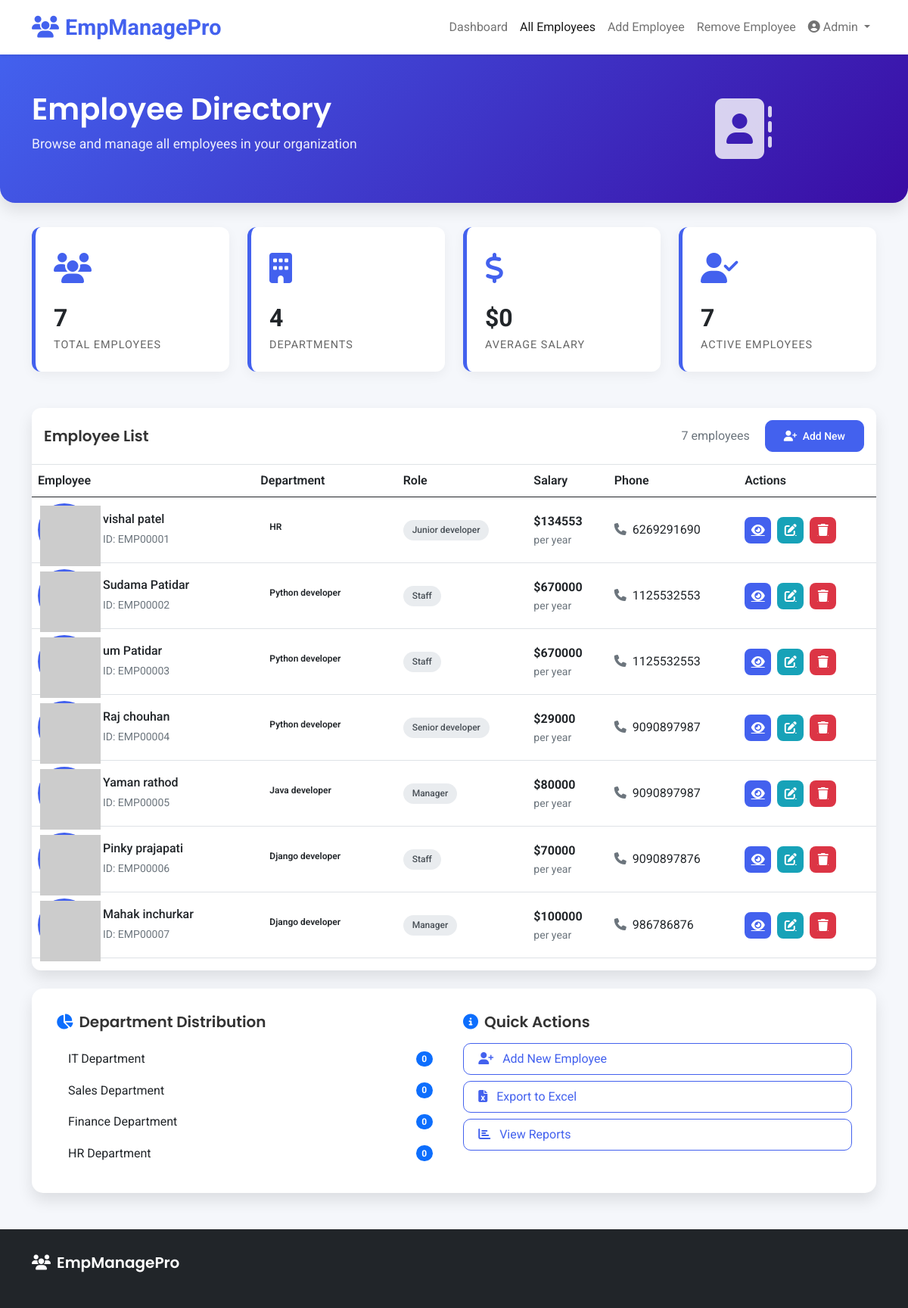
The app's page /all_emp with its own data.
### emp_app/models.py (models this page shows, shortened)
class Employee(models.Model):
    first_name = models.CharField(max_length=100, null=False)
    last_name = models.CharField(max_length=100)
    dept = models.ForeignKey(Department, on_delete=models.CASCADE)
    salary = models.IntegerField(default=0)
    bonus = models.IntegerField(default=0)
    role = models.ForeignKey(Role, on_delete=models.CASCADE)
    phone = models.IntegerField(default=0)
    hire_date = models.DateField()
    def __str__(self):
        return f"{self.first_name} {self.last_name} ({self.role})"

class Department(models.Model):
    name = models.CharField(max_length=100, null=False)
    location = models.CharField(max_length=100)

class Role(models.Model):
    name = models.CharField(max_length=100, null=False)
    def __str__(self):
        return self.name

### emp_app/views.py (the view)
def all_emp(request):
    emps = Employee.objects.all()
    context = {
        'emps': emps
    }
    print(context)
    return render(request, 'all_emp.html', context)

### emp_app/templates/all_emp.html (shortened to what this page needs)
<!DOCTYPE html>
<html lang="en">
<head>
    <link href="https://cdn.jsdelivr.net/npm/bootstrap@5.0.2/dist/css/bootstrap.min.css" rel="stylesheet">
    <link rel="stylesheet" href="https://cdnjs.cloudflare.com/ajax/libs/font-awesome/6.4.0/css/all.min.css">
</head>
<body>
    <nav class="navbar navbar-expand-lg navbar-light bg-white shadow-sm">
        <div class="container">
            <a class="navbar-brand" href="/">
                <i class="fas fa-users me-2"></i>EmpManagePro
            </a>
            <div class="collapse navbar-collapse" id="navbarNav">
                <ul class="navbar-nav ms-auto">
                    <li class="nav-item">
                        <a class="nav-link" href="/">Dashboard</a>
                    </li>
                    <li class="nav-item">
                        <a class="nav-link active" href="/all_emp">All Employees</a>
                    </li>
                    <li class="nav-item">
                        <a class="nav-link" href="/add_emp">Add Employee</a>
                    </li>
                    <li class="nav-item">
                        <a class="nav-link" href="/remove_emp">Remove Employee</a>
                    </li>
                    <li class="nav-item dropdown">
                        <a class="nav-link dropdown-toggle" href="#" id="navbarDropdown" role="button" data-bs-toggle="dropdown">
                            <i class="fas fa-user-circle me-1"></i>Admin
                        </a>
                    </li>
                </ul>
            </div>
        </div>
    </nav>
    <div class="main-header">
        <div class="container">
            <div class="row align-items-center">
                <div class="col-lg-8">
                    <h1 class="page-title">Employee Directory</h1>
                    <p class="page-subtitle">Browse and manage all employees in your organization</p>
                </div>
                <div class="col-lg-4 text-center">
                    <i class="fas fa-address-book fa-5x" style="opacity: 0.8;"></i>
                </div>
            </div>
        </div>
    </div>
    <div class="container">
        <div class="row mb-4">
            <div class="col-md-3">
                <div class="stats-card">
                    <div class="stats-icon">
                        <i class="fas fa-users"></i>
                    </div>
                    <div class="stats-number">{{ emps|length }}</div>
                    <div class="stats-label">Total Employees</div>
                </div>
            </div>
            <div class="col-md-3">
                <div class="stats-card">
                    <div class="stats-icon">
                        <i class="fas fa-building"></i>
                    </div>
                    <div class="stats-number">4</div>
                    <div class="stats-label">Departments</div>
                </div>
            </div>
            <div class="col-md-3">
                <div class="stats-card">
                    <div class="stats-icon">
                        <i class="fas fa-dollar-sign"></i>
                    </div>
                    <div class="stats-number">${{ avg_salary|default:"0" }}</div>
                    <div class="stats-label">Average Salary</div>
                </div>
            </div>
            <div class="col-md-3">
                <div class="stats-card">
                    <div class="stats-icon">
                        <i class="fas fa-user-check"></i>
                    </div>
                    <div class="stats-number">{{ emps|length }}</div>
                    <div class="stats-label">Active Employees</div>
                </div>
            </div>
        </div>
        <div class="table-container">
            <div class="p-3 border-bottom d-flex justify-content-between align-items-center">
                <h5 class="mb-0">Employee List</h5>
                <div>
                    <span class="text-muted me-3">{{ emps|length }} employees</span>
                    <a href="/add_emp" class="btn btn-primary btn-sm">
                        <i class="fas fa-user-plus me-1"></i> Add New
                    </a>
                </div>
            </div>
            <div class="table-responsive">
                <table class="table table-hover">
                    <thead>
                        <tr>
                            <th>Employee</th>
                            <th>Department</th>
                            <th>Role</th>
                            <th>Salary</th>
                            <th>Phone</th>
                            <th>Actions</th>
                        </tr>
                    </thead>
                    <tbody>
                        {% for emp in emps %}
                        <tr>
                            <td>
                                <div class="d-flex align-items-center">
                                    <div class="employee-avatar">
                                        <img src="https://ui-avatars.com/api/?name={{ emp.first_name }}+{{ emp.last_name }}&background=4361ee&color=fff&size=70"
                                             alt="{{ emp.first_name }} {{ emp.last_name }}">
                                    </div>
                                    <div>
                                        <h6 class="mb-1">{{ emp.first_name }} {{ emp.last_name }}</h6>
                                        <small class="text-muted">ID: EMP{{ forloop.counter|stringformat:"05d" }}</small>
                                    </div>
                                </div>
                            </td>
                            <td>
                                <span class="department-badge">
                                    {{ emp.dept.name }}
                                </span>
                            </td>
                            <td>
                                <span class="role-badge">{{ emp.role.name }}</span>
                            </td>
                            <td>
                                <strong>${{ emp.salary }}</strong>
                                <div class="text-muted small">per year</div>
                            </td>
                            <td>
                                <i class="fas fa-phone me-1 text-muted"></i> {{ emp.phone }}
                            </td>
                            <td>
                                <div class="action-buttons">
                                    <a href="/view_emp/{{ emp.id }}" class="action-btn btn-view" title="View Details">
                                        <i class="fas fa-eye"></i>
                                    </a>
                                    <a href="/edit_emp/{{ emp.id }}" class="action-btn btn-edit" title="Edit">
                                        <i class="fas fa-edit"></i>
                                    </a>
                                    <a href="/remove_emp/{{ emp.id }}" class="action-btn btn-delete" title="Delete">
                                        <i class="fas fa-trash"></i>
                                    </a>
                                </div>
                            </td>
                        </tr>
                        {% endfor %}
                    </tbody>
                </table>
            </div>
        </div>
        <div class="container-content mt-4">
            <div class="row">
                <div class="col-md-6">
                    <h5 class="mb-3"><i class="fas fa-chart-pie me-2 text-primary"></i>Department Distribution</h5>
                    <div class="list-group">
                        <div class="list-group-item border-0 d-flex justify-content-between align-items-center">
                            <span>IT Department</span>
                            <span class="badge bg-primary rounded-pill" id="itCount">0</span>
                        </div>
                        <div class="list-group-item border-0 d-flex justify-content-between align-items-center">
                            <span>Sales Department</span>
                            <span class="badge bg-primary rounded-pill" id="salesCount">0</span>
                        </div>
                        <div class="list-group-item border-0 d-flex justify-content-between align-items-center">
                            <span>Finance Department</span>
                            <span class="badge bg-primary rounded-pill" id="financeCount">0</span>
                        </div>
                        <div class="list-group-item border-0 d-flex justify-content-between align-items-center">
                            <span>HR Department</span>
                            <span class="badge bg-primary rounded-pill" id="hrCount">0</span>
                        </div>
                    </div>
                </div>
                <div class="col-md-6">
                    <h5 class="mb-3"><i class="fas fa-info-circle me-2 text-primary"></i>Quick Actions</h5>
                    <div class="d-grid gap-2">
                        <a href="/add_emp" class="btn btn-outline-primary text-start">
                            <i class="fas fa-user-plus me-2"></i> Add New Employee
                        </a>
                        <a href="/export" class="btn btn-outline-primary text-start">
                            <i class="fas fa-file-excel me-2"></i> Export to Excel
                        </a>
                        <a href="/reports" class="btn btn-outline-primary text-start">
                            <i class="fas fa-chart-bar me-2"></i> View Reports
                        </a>
                    </div>
                </div>
            </div>
        </div>
    </div>
    <div class="footer">
        <div class="container">
            <div class="row">
                <div class="col-md-6">
                    <h5 class="mb-3"><i class="fas fa-users me-2"></i>EmpManagePro</h5>
                </div>
                <div class="col-md-6 text-end">
                </div>
            </div>
        </div>
    </div>
</body>
</html>

### emp_app/templates/all_emp.html (style rules this page uses)
:root { --primary-color: #4361ee; --secondary-color: #3a0ca3; --success-color: #4cc9f0; --warning-color: #f72585; --light-color: #f8f9fa; --dark-color: #212529; --card-shadow: 0 10px 20px rgba(0,0,0,0.1); --transition: all 0.3s ease; }
* { font-family: 'Roboto', sans-serif; }
body { background-color: #f5f7fb; color: #333; line-height: 1.6; }
h1, h2, h3, h4, h5 { font-family: 'Poppins', sans-serif; font-weight: 600; }
.navbar-brand { font-weight: 700; font-size: 1.8rem; color: var(--primary-color) !important; }
.main-header { background: linear-gradient(135deg, var(--primary-color), var(--secondary-color)); color: white; padding: 3rem 0; margin-bottom: 2rem; border-radius: 0 0 20px 20px; box-shadow: var(--card-shadow); }
.page-title { color: white; margin-bottom: 0.5rem; }
.page-subtitle { opacity: 0.9; font-size: 1.1rem; }
.container-content { background: white; border-radius: 15px; padding: 2rem; margin-bottom: 3rem; box-shadow: var(--card-shadow); }
.stats-card { background: white; border-radius: 12px; padding: 1.5rem; margin-bottom: 1.5rem; box-shadow: 0 5px 15px rgba(0,0,0,0.05); border-left: 5px solid var(--primary-color); transition: var(--transition); }
.stats-icon { font-size: 2.5rem; color: var(--primary-color); margin-bottom: 1rem; }
.stats-number { font-size: 2rem; font-weight: 700; color: var(--dark-color); line-height: 1; }
.stats-label { font-size: 0.9rem; color: #666; text-transform: uppercase; letter-spacing: 1px; margin-top: 0.5rem; }
.btn-primary { background-color: var(--primary-color); border-color: var(--primary-color); padding: 0.6rem 1.5rem; font-weight: 500; border-radius: 10px; transition: var(--transition); }
.btn-outline-primary { color: var(--primary-color); border-color: var(--primary-color); border-radius: 10px; padding: 0.5rem 1.2rem; }
.table-container { background: white; border-radius: 12px; overflow: hidden; box-shadow: var(--card-shadow); }
table { border-collapse: collapse; width: 100%; }
table thead th { border-bottom: 2px solid var(--primary-color); background-color: #f8f9fa; font-weight: 600; color: var(--dark-color); padding: 1rem; text-align: left; }
table tbody td { padding: 1rem; vertical-align: middle; border-top: 1px solid #eee; }
.department-badge { display: inline-block; padding: 0.25rem 0.75rem; border-radius: 20px; font-size: 0.75rem; font-weight: 600; margin-right: 0.5rem; margin-bottom: 0.5rem; }
.role-badge { display: inline-block; padding: 0.25rem 0.75rem; border-radius: 20px; font-size: 0.75rem; font-weight: 500; background-color: #e9ecef; color: #495057; }
.employee-avatar { width: 70px; height: 70px; border-radius: 50%; object-fit: cover; border: 3px solid var(--primary-color); margin-right: 1rem; }
.action-buttons { display: flex; gap: 0.5rem; }
.action-btn { width: 35px; height: 35px; border-radius: 8px; display: flex; align-items: center; justify-content: center; color: white; border: none; cursor: pointer; transition: var(--transition); }
.btn-view { background-color: var(--primary-color); }
.btn-edit { background-color: #17a2b8; }
.btn-delete { background-color: #dc3545; }
.footer { background: var(--dark-color); color: white; padding: 2rem 0; margin-top: 3rem; }

### records on screen
Employee: first_name "vishal", last_name "patel", dept.name "HR", role.name "Junior developer", salary "134553", phone "6269291690"
Employee: first_name "Sudama", last_name "Patidar", dept.name "Python developer", role.name "Staff", salary "670000", phone "1125532553"
Employee: first_name "um", last_name "Patidar", dept.name "Python developer", role.name "Staff", salary "670000", phone "1125532553"
Employee: first_name "Raj", last_name "chouhan", dept.name "Python developer", role.name "Senior developer", salary "29000", phone "9090897987"
Employee: first_name "Yaman", last_name "rathod", dept.name "Java developer", role.name "Manager", salary "80000", phone "9090897987"
Employee: first_name "Pinky", last_name "prajapati", dept.name "Django developer", role.name "Staff", salary "70000", phone "9090897876"
Employee: first_name "Mahak", last_name "inchurkar", dept.name "Django developer", role.name "Manager", salary "100000", phone "986786876"

### other values on screen
{{ emps|length }} "7"
{{ avg_salary|default:"0" }} "0"
